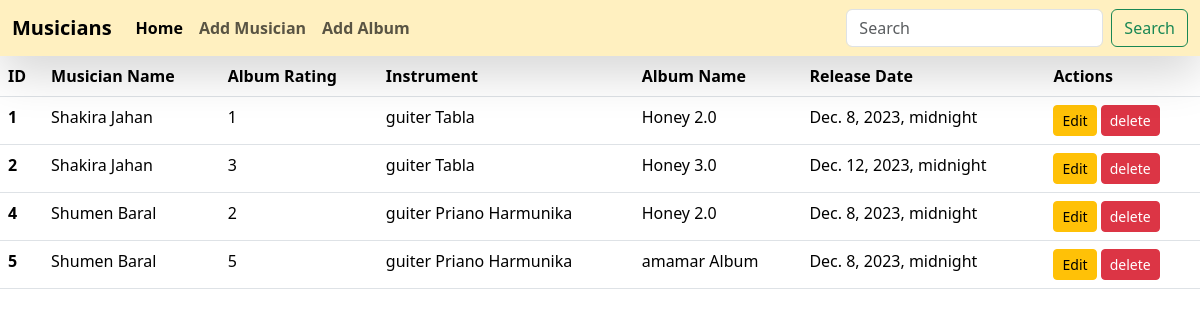
Before: / with the older database file.
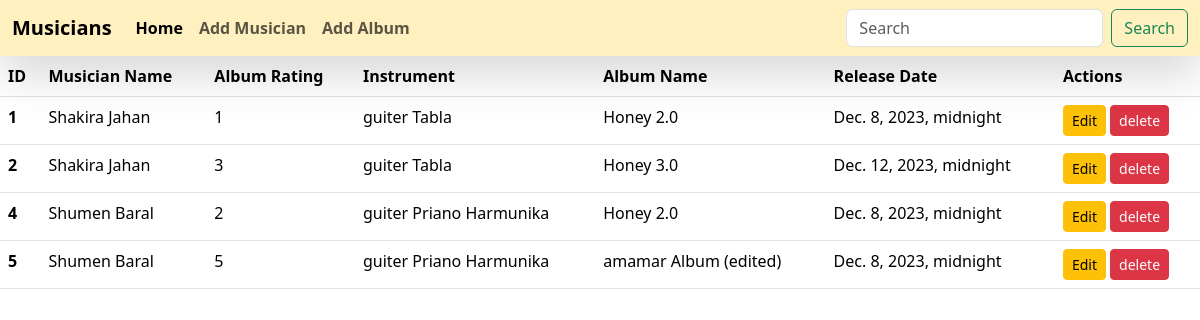
After: the same page with the newer database file.
### album/models.py (models this page shows, shortened)
class Album(models.Model):
    AlbumName = models.CharField(max_length=100)
    Musician = models.ForeignKey(Musician,on_delete=models.CASCADE)
    releaseDate = models.DateTimeField(("Date"), default=date.today)
    Rating = models.OneToOneField('Ratings', on_delete=models.CASCADE)

class Ratings(models.Model):
    rating = models.CharField(max_length=100)

### musician/models.py (models this page shows, shortened)
class Musician(models.Model):
    FirstName = models.CharField(max_length=100)
    LastName = models.CharField(max_length=100)
    Email = models.EmailField(max_length=200)
    PhoneNumber = models.CharField(max_length=11)
    Instruments = models.ManyToManyField('Instrument')

class Instrument(models.Model):
    name = models.CharField(max_length=100)

### MusiciansDirectory/views.py (the view)
# urls.py: path('',views.Home,name='home')
def Home(request):
    data = Album.objects.all()
    return render(request,'home.html',{"data":data})

### templates/home.html (shortened to what this page needs)
{% extends "base.html" %}
{% block content %}
<table class="table">
    <thead class="thead-dark">
      <tr>
        <th scope="col">ID</th>
        <th scope="col">Musician Name</th>
        <th scope="col">Album Rating</th>
        <th scope="col">Instrument </th>
        <th scope="col">Album Name</th>
        <th scope="col">Release Date</th>
        <th scope="col">Actions</th>
      </tr>
    </thead>
    <tbody>
     {% for i in data  %}
     <tr>
        <th scope="row">{{i.id}}</th>
        <td>{{i.Musician.FirstName}}  {{i.Musician.LastName}}</td>
        <td>{{i.Rating.rating}}</td>
        <td>
        {% for j in i.Musician.Instruments.all %}
        {{j.name}}
        {% endfor %}
        </td>
        <td>{{i.AlbumName}}</td>
        <td>{{i.releaseDate}}</td>
        <td><a href='{% url "edit" i.id %}' class='btn btn-warning btn-sm' >Edit</a>  <a href='{% url "delete" i.id%}' class='btn btn-danger btn-sm'>delete</a></td>
      </tr>
     {% endfor %}
    </tbody>
  </table>
{% endblock content %}

### templates/base.html (shortened to what this page needs)
<!doctype html>
<html lang="en">
  <head>
    <link href="https://cdn.jsdelivr.net/npm/bootstrap@5.3.2/dist/css/bootstrap.min.css" rel="stylesheet">
  </head>
  <body>
    <nav class="navbar navbar-expand-lg bg-warning bg-opacity-25 shadow-lg  fw-bold white">
        <div class="container-fluid">
          <a class="navbar-brand" href="{% url "home" %}">Musicians</a>
          <div class="collapse navbar-collapse" id="navbarSupportedContent">
            <ul class="navbar-nav me-auto mb-2 mb-lg-0">
              <li class="nav-item">
                <a class="nav-link active" aria-current="page" href="{% url "home" %}">Home</a>
              </li>
              <li class="nav-item">
                <a class="nav-link" href="{% url "addMus" %}">Add Musician</a>
              </li>
              <li class="nav-item">
                <a class="nav-link" href="{% url "addAlbum" %}">Add Album</a>
            </ul>
            <form class="d-flex" role="search">
              <input class="form-control me-2" type="search" placeholder="Search" aria-label="Search">
              <button class="btn btn-outline-success" type="submit">Search</button>
            </form>
          </div>
        </div>
      </nav>
    {% block content %}
    {% endblock content %}
  </body>
</html>

Changed rows visible on the page:
changed Album id 5: AlbumName "amamar Album" → "amamar Album (edited)"
